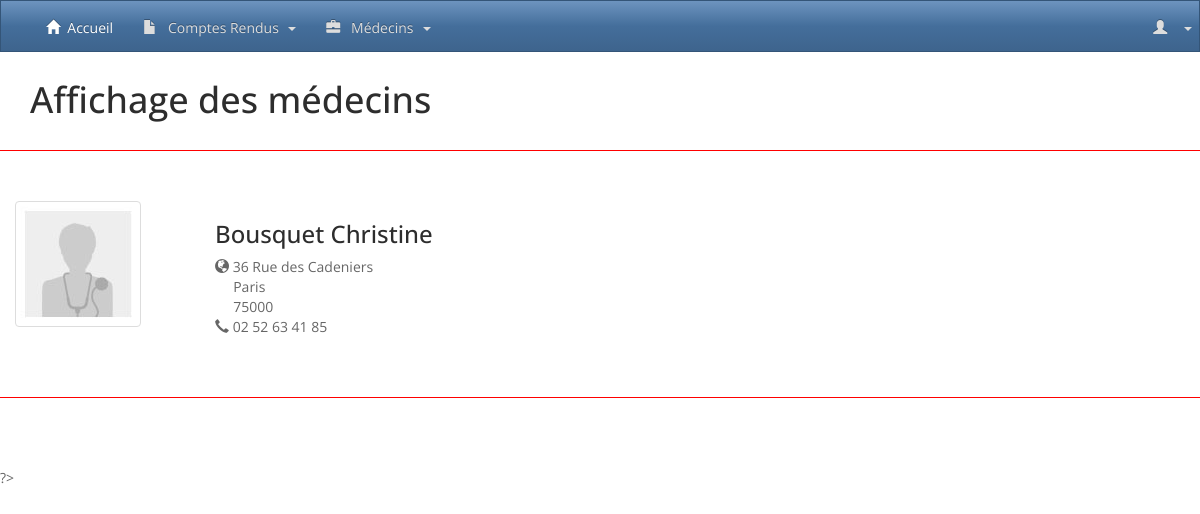
/afficher_medecin.php?id=3, run on the app's committed database.
### tables this page shows
CREATE TABLE IF NOT EXISTS `medecin` (
  `ID` int(11) NOT NULL AUTO_INCREMENT,
  `ID_POSSEDE` int(11) NOT NULL,
  `NOM` varchar(255) DEFAULT NULL,
  `PRENOM` varchar(255) DEFAULT NULL,
  `ADRESSE` varchar(255) DEFAULT NULL,
  `VILLE_MEDECIN` varchar(255) NOT NULL,
  `CP_MEDECIN` int(5) NOT NULL,
  `TEL` varchar(32) DEFAULT NULL,
  `DEPARTEMENT` int(2) DEFAULT NULL,
  PRIMARY KEY (`ID`),
  KEY `FK_MEDECIN_SPECIALITE` (`ID_POSSEDE`)
);

### afficher_medecin.php (the view, shortened to what this page needs)
<?php
  include("lib/function.php");
if (isset($_GET['page']) && is_numeric($_GET['page'])){
      $page = $_GET['page'];
      $nbParPage = 4;
      $limit = ($page-1) * $nbParPage;
      if (isset($_GET['q'])) {
          $search= substr_replace($_GET['q'], '%', 0, 0);
          $search .= '%';
          $search = $bdd->quote($search);
          $query =
              "SELECT * FROM medecin
                WHERE nom LIKE ".$search." OR prenom LIKE ".$search." ORDER BY nom DESC LIMIT $limit, $nbParPage";
          $result=$bdd->query($query);
          $medecins = $result->fetchAll();
          if($result->rowCount()<1){
            if ($page==1) {
            setFlash("warning","Aucun résultats ne correspond à votre recherche.");
            header('Location: '.WEBROOT.'afficher_medecin.php?page=1');
            die();
            }
            setFlash("info","Il n'y a plus de compte-rendu ensuite pour votre recherche, vous avez été redirigé en première page.");
            header('Location: '.WEBROOT.'afficher_medecin.php?page=1&q='.$_GET['q']);
            die();
          }
          $title = "<small>Rechercher: '".$_GET['q']."'</small>";
        }
        else{
            $query =
            "SELECT * FROM medecin
              ORDER BY nom DESC LIMIT $limit, $nbParPage";
            $result = $bdd->query($query);
            $medecins = $result->fetchAll();
          if($result->rowCount()<1){
            setFlash("info","Il n'y a plus de compte-rendu ensuite, vous avez été redirigé en première page.");
            header('Location: '.WEBROOT.'afficher_medecin.php?page=1');
            die();
          }
        }
}
elseif (isset($_GET['id']) && is_numeric($_GET['id'])) {
      $IdRapport = $bdd->quote($_GET['id']);
      $query =
      "SELECT * FROM medecin
        WHERE ID = ".$IdRapport;
      $result=$bdd->query($query);
      $medecins = $result->fetchAll();
}
else{
      setFlash("danger","L'id saisi est incorrect");
       header('Location: '.WEBROOT);
       die();
}
  include("partials/header.php");
  include("partials/navbar.php");
?>
<div class="container">
  <h1>
  Affichage des médecins
  </h1>
  <div class="row">
      <?php foreach($medecins as $unMedecin):?>
          <article class="compte-rendu-list row">
            <div class="col-md-2">
            <img src="<?= WEBROOT ?>images/portrait-medecin.jpg" class="img-thumbnail">
            </div>
            <div class="col-md-10">
              <ul>
                <li><h3><?= $unMedecin['NOM'].' '.$unMedecin['PRENOM'] ?></h3></li>
                <li><span class="glyphicon glyphicon-globe"></span>&nbsp;<?= $unMedecin['ADRESSE'] ?></li>
                <li>&nbsp;&nbsp;&nbsp;&nbsp;&nbsp;<?= $unMedecin['VILLE_MEDECIN'] ?></li>
                <li>&nbsp;&nbsp;&nbsp;&nbsp;&nbsp;<?= $unMedecin['CP_MEDECIN'] ?></li>
                <li><span class="glyphicon glyphicon-earphone"></span>&nbsp;<?= $unMedecin['TEL'] ?></li>
              </ul>
            </div>
          </article>
      <?php endforeach; ?>
  </div>
</div>
      ?>
<?php include("partials/footer.php");?>

### assets/css/custom.css (style rules this page uses)
.compte-rendu-list:first-child { border-top:solid #FF0000; border-top-width:thin; padding-top: 50px; margin-top: 20px; }
.compte-rendu-list { border-bottom:solid #ff0000; border-bottom-width:thin; padding-bottom: 50px; margin-bottom: 70px; }
.compte-rendu-list ul { margin-top: 15px; padding-left: 0 !important; list-style: none; }

### data on the page
medecin: NOM "Bousquet", PRENOM "Christine", ADRESSE "36 Rue des Cadeniers", VILLE_MEDECIN "Paris", CP_MEDECIN "75000", TEL "02 52 63 41 85"
